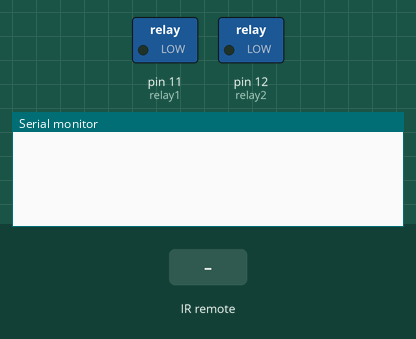
Simulated run of this sketch. Board: Arduino Uno, built with avr-gcc and run on an emulated ATmega328P. On the bench: switched loads named in the sketch (green lamp = pin HIGH), the last lines printed to the serial monitor. Inputs (shaded band) come from the test bench.

Above: at 1.2 s.
1.3 s: infrared code 0xFD02BF00 received
At 2.5 s:
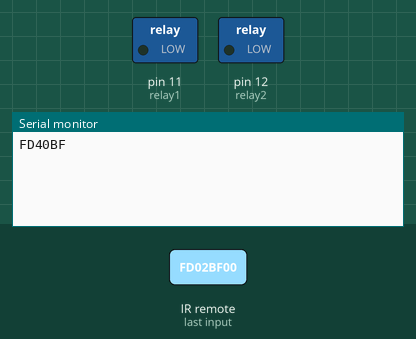
2.8 s: infrared code 0xFC03BF00 received
At 3.9 s:
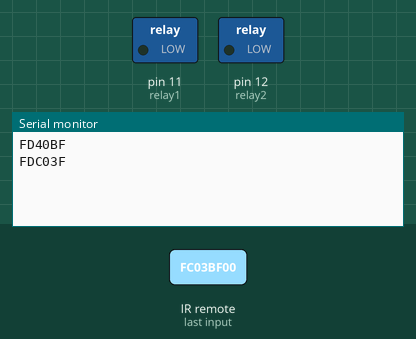

The sketch:

Home_Automation.ino
```cpp
#include <IRremote.hpp>

int IR_PIN = 2;
int relay1 = 11;
int relay2 = 12;

bool state1 = LOW;
bool state2 = LOW;

void setup() {
Serial.begin(9600);
pinMode(relay1, OUTPUT);
pinMode(relay2, OUTPUT);

IrReceiver.begin(IR_PIN, ENABLE_LED_FEEDBACK);
}

void loop() {
if (IrReceiver.decode()) {

unsigned long code = IrReceiver.decodedIRData.decodedRawData;
Serial.println(code, HEX);

// Button 1
if (code == 0xFD02BF00) {
state1 = !state1;
digitalWrite(relay1, state1);
}
// Button 2
if (code == 0xFC03BF00) {
state2 = !state2;
digitalWrite(relay2, state2);
}

IrReceiver.resume();
}
}
```

Measured:
- after the input at 1.3 s, the serial monitor: prints a new line at once (image 1)
- after the input at 2.8 s, the serial monitor: prints a new line at once (image 2)
